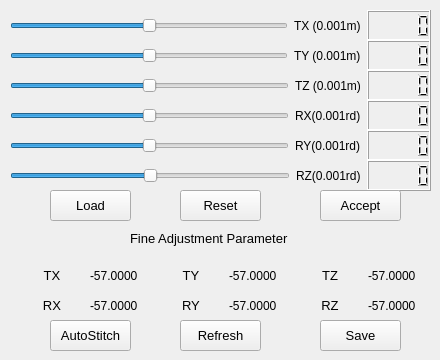
       <widget class="QWidget" name="Tab_Left_3">
        <attribute name="title">
         <string>Front-Left</string>
        </attribute>
        <widget class="QWidget" name="horizontalLayoutWidget_49">
         <property name="geometry">
          <rect>
           <x>10</x>
           <y>10</y>
           <width>421</width>
           <height>31</height>
          </rect>
         </property>
         <layout class="QHBoxLayout" name="horizontalLayout_49">
          <item>
           <widget class="QSlider" name="Slider_FrontLeft_TX">
            <property name="minimum">
             <number>-5000</number>
            </property>
            <property name="maximum">
             <number>5000</number>
            </property>
            <property name="pageStep">
             <number>1</number>
            </property>
            <property name="orientation">
             <enum>Qt::Horizontal</enum>
            </property>
           </widget>
          </item>
          <item>
           <widget class="QLabel" name="Label_Left_TX_3">
            <property name="text">
             <string>TX (0.001m)</string>
            </property>
           </widget>
          </item>
          <item>
           <widget class="QLCDNumber" name="LCD_FrontLeft_TX">
            <property name="font">
             <font>
              <weight>75</weight>
              <bold>true</bold>
             </font>
            </property>
           </widget>
          </item>
         </layout>
        </widget>
        <widget class="QWidget" name="horizontalLayoutWidget_50">
         <property name="geometry">
          <rect>
           <x>10</x>
           <y>40</y>
           <width>421</width>
           <height>31</height>
          </rect>
         </property>
         <layout class="QHBoxLayout" name="horizontalLayout_50">
          <item>
           <widget class="QSlider" name="Slider_FrontLeft_TY">
            <property name="minimum">
             <number>-5000</number>
            </property>
            <property name="maximum">
             <number>5000</number>
            </property>
            <property name="pageStep">
             <number>1</number>
            </property>
            <property name="orientation">
             <enum>Qt::Horizontal</enum>
            </property>
           </widget>
          </item>
          <item>
           <widget class="QLabel" name="Label_Left_TY_3">
            <property name="text">
             <string>TY (0.001m)</string>
            </property>
           </widget>
          </item>
          <item>
           <widget class="QLCDNumber" name="LCD_FrontLeft_TY">
            <property name="font">
             <font>
              <weight>75</weight>
              <bold>true</bold>
             </font>
            </property>
           </widget>
          </item>
         </layout>
        </widget>
        <widget class="QWidget" name="horizontalLayoutWidget_51">
         <property name="geometry">
          <rect>
           <x>10</x>
           <y>70</y>
           <width>421</width>
           <height>31</height>
          </rect>
         </property>
         <layout class="QHBoxLayout" name="horizontalLayout_51">
          <item>
           <widget class="QSlider" name="Slider_FrontLeft_TZ">
            <property name="minimum">
             <number>-5000</number>
            </property>
            <property name="maximum">
             <number>5000</number>
            </property>
            <property name="pageStep">
             <number>1</number>
            </property>
            <property name="orientation">
             <enum>Qt::Horizontal</enum>
            </property>
           </widget>
          </item>
          <item>
           <widget class="QLabel" name="Label_Left_TZ_3">
            <property name="text">
             <string>TZ (0.001m)</string>
            </property>
           </widget>
          </item>
          <item>
           <widget class="QLCDNumber" name="LCD_FrontLeft_TZ">
            <property name="font">
             <font>
              <weight>75</weight>
              <bold>true</bold>
             </font>
            </property>
           </widget>
          </item>
         </layout>
        </widget>
        <widget class="QWidget" name="horizontalLayoutWidget_52">
         <property name="geometry">
          <rect>
           <x>10</x>
           <y>100</y>
           <width>421</width>
           <height>31</height>
          </rect>
         </property>
         <layout class="QHBoxLayout" name="horizontalLayout_52">
          <item>
           <widget class="QSlider" name="Slider_FrontLeft_RX">
            <property name="minimum">
             <number>-3200</number>
            </property>
            <property name="maximum">
             <number>3200</number>
            </property>
            <property name="pageStep">
             <number>1</number>
            </property>
            <property name="orientation">
             <enum>Qt::Horizontal</enum>
            </property>
           </widget>
          </item>
          <item>
           <widget class="QLabel" name="Label_Left_RX_3">
            <property name="text">
             <string>RX(0.001rd)</string>
            </property>
           </widget>
          </item>
          <item>
           <widget class="QLCDNumber" name="LCD_FrontLeft_RX">
            <property name="font">
             <font>
              <weight>75</weight>
              <bold>true</bold>
             </font>
            </property>
           </widget>
          </item>
         </layout>
        </widget>
        <widget class="QWidget" name="horizontalLayoutWidget_53">
         <property name="geometry">
          <rect>
           <x>10</x>
           <y>130</y>
           <width>421</width>
           <height>31</height>
          </rect>
         </property>
         <layout class="QHBoxLayout" name="horizontalLayout_53">
          <item>
           <widget class="QSlider" name="Slider_FrontLeft_RY">
            <property name="minimum">
             <number>-3200</number>
            </property>
            <property name="maximum">
             <number>3200</number>
            </property>
            <property name="pageStep">
             <number>1</number>
            </property>
            <property name="orientation">
             <enum>Qt::Horizontal</enum>
            </property>
           </widget>
          </item>
          <item>
           <widget class="QLabel" name="Label_Left_RY_3">
            <property name="text">
             <string>RY(0.001rd)</string>
            </property>
           </widget>
          </item>
          <item>
           <widget class="QLCDNumber" name="LCD_FrontLeft_RY">
            <property name="font">
             <font>
              <weight>75</weight>
              <bold>true</bold>
             </font>
            </property>
           </widget>
          </item>
         </layout>
        </widget>
        <widget class="QWidget" name="horizontalLayoutWidget_54">
         <property name="geometry">
          <rect>
           <x>10</x>
           <y>160</y>
           <width>421</width>
           <height>31</height>
          </rect>
         </property>
         <layout class="QHBoxLayout" name="horizontalLayout_54">
          <item>
           <widget class="QSlider" name="Slider_FrontLeft_RZ">
            <property name="minimum">
             <number>-3200</number>
            </property>
            <property name="maximum">
             <number>3200</number>
            </property>
            <property name="pageStep">
             <number>1</number>
            </property>
            <property name="orientation">
             <enum>Qt::Horizontal</enum>
            </property>
           </widget>
          </item>
          <item>
           <widget class="QLabel" name="Label_Left_RZ_3">
            <property name="text">
             <string>RZ(0.001rd)</string>
            </property>
           </widget>
          </item>
          <item>
           <widget class="QLCDNumber" name="LCD_FrontLeft_RZ">
            <property name="font">
             <font>
              <weight>75</weight>
              <bold>true</bold>
             </font>
            </property>
           </widget>
          </item>
         </layout>
        </widget>
        <widget class="QPushButton" name="Btn_FrontLeft_Reset">
         <property name="geometry">
          <rect>
           <x>180</x>
           <y>190</y>
           <width>81</width>
           <height>31</height>
          </rect>
         </property>
         <property name="font">
          <font>
           <pointsize>10</pointsize>
          </font>
         </property>
         <property name="text">
          <string>Reset</string>
         </property>
        </widget>
        <widget class="QPushButton" name="Btn_FrontLeft_Accept">
         <property name="geometry">
          <rect>
           <x>320</x>
           <y>190</y>
           <width>81</width>
           <height>31</height>
          </rect>
         </property>
         <property name="font">
          <font>
           <pointsize>10</pointsize>
          </font>
         </property>
         <property name="text">
          <string>Accept</string>
         </property>
        </widget>
        <widget class="QWidget" name="horizontalLayoutWidget_55">
         <property name="geometry">
          <rect>
           <x>20</x>
           <y>260</y>
           <width>411</width>
           <height>31</height>
          </rect>
         </property>
         <layout class="QHBoxLayout" name="horizontalLayout_55">
          <item>
           <widget class="QLabel" name="label_47">
            <property name="font">
             <font>
              <pointsize>10</pointsize>
             </font>
            </property>
            <property name="text">
             <string>TX</string>
            </property>
            <property name="alignment">
             <set>Qt::AlignCenter</set>
            </property>
           </widget>
          </item>
          <item>
           <widget class="QLabel" name="Label_FrontLeft_Fine_TX">
            <property name="font">
             <font>
              <pointsize>9</pointsize>
             </font>
            </property>
            <property name="text">
             <string>-57.0000</string>
            </property>
           </widget>
          </item>
          <item>
           <widget class="QLabel" name="label_48">
            <property name="font">
             <font>
              <pointsize>10</pointsize>
             </font>
            </property>
            <property name="text">
             <string>TY</string>
            </property>
            <property name="alignment">
             <set>Qt::AlignCenter</set>
            </property>
           </widget>
          </item>
          <item>
           <widget class="QLabel" name="Label_FrontLeft_Fine_TY">
            <property name="font">
             <font>
              <pointsize>9</pointsize>
             </font>
            </property>
            <property name="text">
             <string>-57.0000</string>
            </property>
           </widget>
          </item>
          <item>
           <widget class="QLabel" name="label_49">
            <property name="font">
             <font>
              <pointsize>10</pointsize>
             </font>
            </property>
            <property name="text">
             <string>TZ</string>
            </property>
            <property name="alignment">
             <set>Qt::AlignCenter</set>
            </property>
           </widget>
          </item>
          <item>
           <widget class="QLabel" name="Label_FrontLeft_Fine_TZ">
            <property name="font">
             <font>
              <pointsize>9</pointsize>
             </font>
            </property>
            <property name="text">
             <string>-57.0000</string>
            </property>
           </widget>
          </item>
         </layout>
        </widget>
        <widget class="QLabel" name="Label_Left_FineAdj_3">
         <property name="geometry">
          <rect>
           <x>130</x>
           <y>230</y>
           <width>191</width>
           <height>16</height>
          </rect>
         </property>
         <property name="font">
          <font>
           <pointsize>10</pointsize>
          </font>
         </property>
         <property name="text">
          <string>Fine Adjustment Parameter</string>
         </property>
        </widget>
        <widget class="QWidget" name="horizontalLayoutWidget_56">
         <property name="geometry">
          <rect>
           <x>20</x>
           <y>290</y>
           <width>411</width>
           <height>31</height>
          </rect>
         </property>
         <layout class="QHBoxLayout" name="horizontalLayout_56">
          <item>
           <widget class="QLabel" name="label_50">
            <property name="font">
             <font>
              <pointsize>10</pointsize>
             </font>
            </property>
            <property name="text">
             <string>RX</string>
            </property>
            <property name="alignment">
             <set>Qt::AlignCenter</set>
            </property>
           </widget>
          </item>
          <item>
           <widget class="QLabel" name="Label_FrontLeft_Fine_RX">
            <property name="font">
             <font>
              <pointsize>9</pointsize>
             </font>
            </property>
            <property name="text">
             <string>-57.0000</string>
            </property>
           </widget>
          </item>
          <item>
           <widget class="QLabel" name="label_51">
            <property name="font">
             <font>
              <pointsize>10</pointsize>
             </font>
            </property>
            <property name="text">
             <string>RY</string>
            </property>
            <property name="alignment">
             <set>Qt::AlignCenter</set>
            </property>
           </widget>
          </item>
          <item>
           <widget class="QLabel" name="Label_FrontLeft_Fine_RY">
            <property name="font">
             <font>
              <pointsize>9</pointsize>
             </font>
            </property>
            <property name="text">
             <string>-57.0000</string>
            </property>
           </widget>
          </item>
          <item>
           <widget class="QLabel" name="label_52">
            <property name="font">
             <font>
              <pointsize>10</pointsize>
             </font>
            </property>
            <property name="text">
             <string>RZ</string>
            </property>
            <property name="alignment">
             <set>Qt::AlignCenter</set>
            </property>
           </widget>
          </item>
          <item>
           <widget class="QLabel" name="Label_FrontLeft_Fine_RZ">
            <property name="font">
             <font>
              <pointsize>9</pointsize>
             </font>
            </property>
            <property name="text">
             <string>-57.0000</string>
            </property>
           </widget>
          </item>
         </layout>
        </widget>
        <widget class="QPushButton" name="Btn_FrontLeft_Redo">
         <property name="geometry">
          <rect>
           <x>50</x>
           <y>320</y>
           <width>81</width>
           <height>31</height>
          </rect>
         </property>
         <property name="font">
          <font>
           <pointsize>10</pointsize>
          </font>
         </property>
         <property name="text">
          <string>AutoStitch</string>
         </property>
        </widget>
        <widget class="QPushButton" name="Btn_FrontLeft_Save">
         <property name="geometry">
          <rect>
           <x>320</x>
           <y>320</y>
           <width>81</width>
           <height>31</height>
          </rect>
         </property>
         <property name="font">
          <font>
           <pointsize>10</pointsize>
          </font>
         </property>
         <property name="text">
          <string>Save</string>
         </property>
        </widget>
        <widget class="QPushButton" name="Btn_FrontLeft_Refresh">
         <property name="geometry">
          <rect>
           <x>180</x>
           <y>320</y>
           <width>81</width>
           <height>31</height>
          </rect>
         </property>
         <property name="font">
          <font>
           <pointsize>10</pointsize>
          </font>
         </property>
         <property name="text">
          <string>Refresh</string>
         </property>
        </widget>
        <widget class="QPushButton" name="Btn_FrontLeft_Load">
         <property name="geometry">
          <rect>
           <x>50</x>
           <y>190</y>
           <width>81</width>
           <height>31</height>
          </rect>
         </property>
         <property name="font">
          <font>
           <pointsize>10</pointsize>
          </font>
         </property>
         <property name="text">
          <string>Load</string>
         </property>
        </widget>
       </widget>
